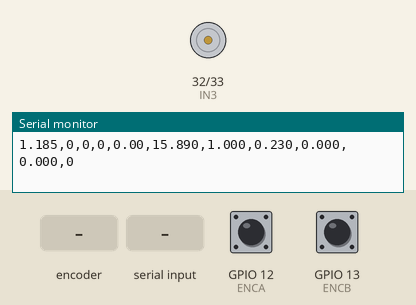
This sketch was run on a simulated ESP32. On the bench: motor-driver pin pairs drawn as motors (green arrow = first pin HIGH = forward, orange = second pin HIGH = backward, longer = more drive, scaled by the enable pin), the last lines printed to the serial monitor. The inputs (shaded band) are chosen by the test bench; at power-on: GPIO 12 (ENCA) HIGH, GPIO 13 (ENCB) HIGH.

Above: at 1.2 s.
1.3 s: rotary encoder on GPIO 12 (ENCA) / GPIO 13 (ENCB) turned 3 steps (first pin leading)
At 2.03 s:
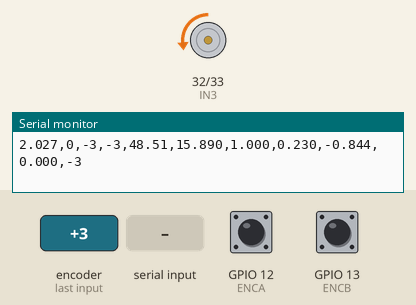
4.3 s: "p90\n" received over Serial
At 5.2 s:
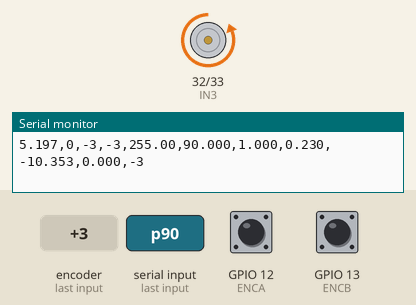
5.8 s: "p,45\n" received over Serial
At 6.26 s:
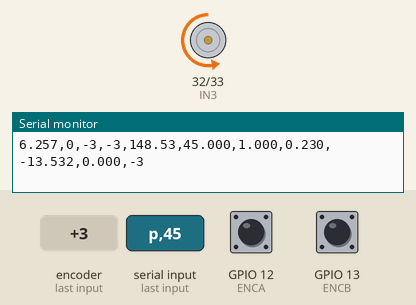
8.8 s: rotary encoder on GPIO 12 (ENCA) / GPIO 13 (ENCB) turned 2 steps (second pin leading)
10.7 s: "z90\n" received over Serial
12.2 s: rotary encoder on GPIO 12 (ENCA) / GPIO 13 (ENCB) turned 2 steps (second pin leading)
At 12.9 s:
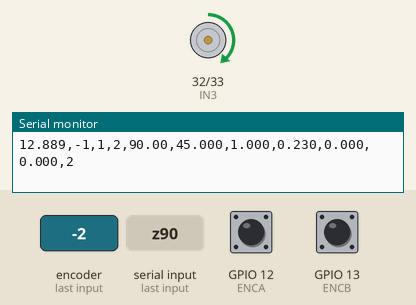
Timing chart, 0 to 15.1 s (numbered marks = the images above; inputs shaded):
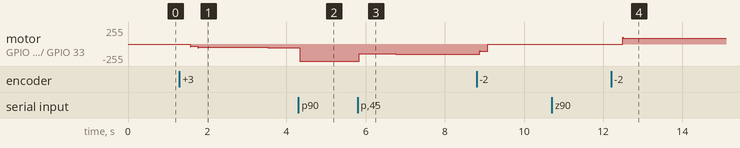

The sketch:

pidM1.ino
```cpp
#define ENCA 12 // YELLOW Digital inputs
#define ENCB 13 // BLUE
#define IN3 32
#define IN4 33
#define PWMPin 25


// Variables globales
volatile int pos = 0;       // Posición relativa del encoder
int posOffset = 0;          // Offset para mantener referencia absoluta
long prevT = 0;
float eprev = 0;
float eintegral = 0;
volatile int target;

// Control de velocidad de muestreo
#define SAMPLE_TIME 20 // ms entre iteraciones del PID

// Variables para limitar la velocidad de cambio del setpoint
int prevTarget = 0;
#define MAX_TARGET_CHANGE 10 // máxima variación permitida por ciclo

// Opciones configurables - podrías implementar un menú por serial
float kp = 15.89;
float kd = 0.23;
float ki = 1.00;
float maxIntegral = 100.0; // Límite anti-windup

// Variables para datos
unsigned long startTime = 0;
float elapsedTime = 0;
unsigned long lastSampleTime = 0;

// Referencia absoluta
bool controlAbsoluto = true;     // Control en modo relativo o absoluto
int posicionAbsoluta = 0;         // Posición absoluta a mantener

void setup(){
  Serial.begin(115200); // Mayor velocidad para evitar bloqueos
  pinMode(ENCA, INPUT);
  pinMode(ENCB, INPUT);
  attachInterrupt(digitalPinToInterrupt(ENCA), readEncoder, RISING);


  // Configurar motor
  pinMode(IN3, OUTPUT);
  pinMode(IN4, OUTPUT);
  pinMode(PWMPin, OUTPUT);

  // Imprimir cabecera CSV
  Serial.println("tiempo,target,posicion,error,pwm,kp,ki,kd,integral,derivada,posAbs");

  // Iniciar el contador de tiempo
  startTime = millis();
  lastSampleTime = startTime;

  // Mensaje inicial
  Serial.println("Sistema PID iniciado");
  Serial.println("Comandos disponibles:");
  Serial.println("p[valor] : Cambiar Kp");
  Serial.println("i[valor] : Cambiar Ki");
  Serial.println("d[valor] : Cambiar Kd");
  Serial.println("z        : Establecer posición actual como cero absoluto");
  Serial.println("m[valor] : Ir a posición absoluta [valor]");
  Serial.println("r        : Reset integral");
  Serial.println("a        : Alternar entre control relativo/absoluto");

  controlAbsoluto = true;
}

void loop(){
  // Control de la frecuencia de muestreo
  unsigned long currentMillis = millis();
  if (currentMillis - lastSampleTime < SAMPLE_TIME) {
    return; // Salir si no ha pasado suficiente tiempo
  }
  lastSampleTime = currentMillis;

  // Calcular tiempo transcurrido
  elapsedTime = (currentMillis - startTime) / 1000.0; // en segundos

  // Calcular posición absoluta
  int posAbs = pos + posOffset;

  // Determinar el target según el modo de control


  target = posicionAbsoluta - posOffset;  // Convertir posición absoluta a relativa
  // Cálculo de PID
  long currT = micros();
  float deltaT = ((float)(currT-prevT))/1.0e6;
  prevT = currT;

  // Error actual
  int e = pos-target;

  // Cálculo del componente derivativo
  float dedt = (e-eprev)/(deltaT);

  // Cálculo del componente integral con anti-windup
  if (abs(e) > 2) {
    eintegral = eintegral + e*deltaT;
  }

  // Limitar el valor integral para evitar saturación (anti-windup)
  if(eintegral > maxIntegral) eintegral = maxIntegral;
  if(eintegral < -maxIntegral) eintegral = -maxIntegral;

  // Control signal con los tres componentes
  float pTerm = kp * e;
  float iTerm = ki * eintegral;
  float dTerm = kd * dedt;

  float u = pTerm + iTerm + dTerm;

  // Limitar la potencia de salida
  float pwr = fabs(u);
  if(pwr > 255){
    pwr = 255;
  }

  // Zona muerta del motor (ajustable)
  float deadband = 30;
  if(pwr > 0 && pwr < deadband){
    pwr = deadband;
  }

  // Si el error es muy pequeño, detener el motor
  if(abs(e) < 2){
    pwr = 0;
  }

  // Determinar dirección
  int dir = 1;
  if(u < 0){
    dir = -1;
  }
  if(pwr == 0){
    dir = 0;
  }

  // Accionar el motor
  setMotor(dir, pwr, PWMPin, IN3, IN4);

  // Guardar error para el siguiente ciclo
  eprev = e;

  // Imprimir datos en formato CSV
  Serial.print(elapsedTime, 3); // Tiempo con 3 decimales
  Serial.print(",");
  Serial.print(target);
  Serial.print(",");
  Serial.print(pos);
  Serial.print(",");
  Serial.print(e);
  Serial.print(",");
  Serial.print(pwr);
  Serial.print(",");
  Serial.print(kp, 3);
  Serial.print(",");
  Serial.print(ki, 3);
  Serial.print(",");
  Serial.print(kd, 3);
  Serial.print(",");
  Serial.print(eintegral, 3);
  Serial.print(",");
  Serial.print(dedt, 3);
  Serial.print(",");
  Serial.println(posAbs);  // Posición absoluta

  // Verificar si hay comandos por serial
  checkSerialCommand();
}

void readEncoder(){
  int b = digitalRead(ENCB);
  if(b>0){
    pos++;
  }
  else{
    pos--;
  }
}

void setMotor(int dir, int pwmVal, int pwm, int in3, int in4){
  analogWrite(pwm, pwmVal); // set speed
  if(dir == 1){
    digitalWrite(in3, HIGH);
    digitalWrite(in4, LOW);
  }
  else if(dir == -1){
    digitalWrite(in3, LOW);
    digitalWrite(in4, HIGH);
  }
  else{
    digitalWrite(in3, LOW);
    digitalWrite(in4, LOW);
  }
}

// Función para establecer la posición actual como cero absoluto
void setCeroAbsoluto() {
  posOffset = -pos;  // El offset es lo que hay que sumar a pos para obtener 0
  posicionAbsoluta = 0;  // Iniciar en cero la posición absoluta
  eintegral = 0;     // Reset del término integral
  controlAbsoluto = true;  // Cambiar a modo absoluto
  Serial.println("Posición actual establecida como cero absoluto");
  Serial.println("Modo de control cambiado a absoluto");

}

// Función para cambiar parámetros del PID en tiempo real
void checkSerialCommand() {
  if (Serial.available() > 0) {
    char cmd = Serial.read();

    // Comandos sin valor numérico
    if (cmd == 'z') {
      setCeroAbsoluto();
      return;
    } else if (cmd == 'r') {
      eintegral = 0;
      Serial.println("Integral reseteada");
      return;
    }

    // Comandos con valor numérico
    float value = 0;

    // Esperar a que lleguen más datos
    delay(10);
    if (Serial.available() > 0) {
      value = Serial.parseFloat();

      switch(cmd) {
        case 'p': // Cambiar Kp
          kp = value;
          Serial.print("Nuevo Kp: ");
          Serial.println(kp, 3);
          break;
        case 'i': // Cambiar Ki
          ki = value;
          Serial.print("Nuevo Ki: ");
          Serial.println(ki, 3);
          break;
        case 'd': // Cambiar Kd
          kd = value;
          Serial.print("Nuevo Kd: ");
          Serial.println(kd, 3);
          break;
        case 'm': // Ir a posición absoluta
          posicionAbsoluta = value;
          controlAbsoluto = true;  // Cambiar a modo absoluto
          Serial.print("Moviendo a posición absoluta: ");
          Serial.println(posicionAbsoluta);
          break;
        default:
          break;
      }
    }
  }
}
```

Measured:
- after the input at 5.8 s, motor on GPIO 32 (IN3) / GPIO 33 (IN4): backward 255/255 → backward 147/255 at once, → backward 148/255 0.26 s later, → backward 149/255 0.32 s later, → backward 150/255 0.34 s later, … (10 changes in this stretch)
- after the input at 12.2 s, motor on GPIO 32 (IN3) / GPIO 33 (IN4): stopped → forward 90/255 after 0.29 s
